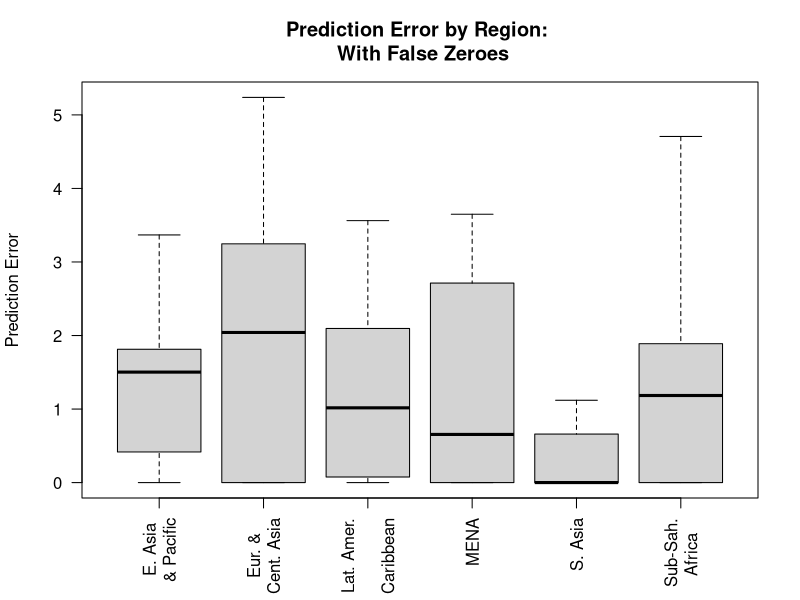
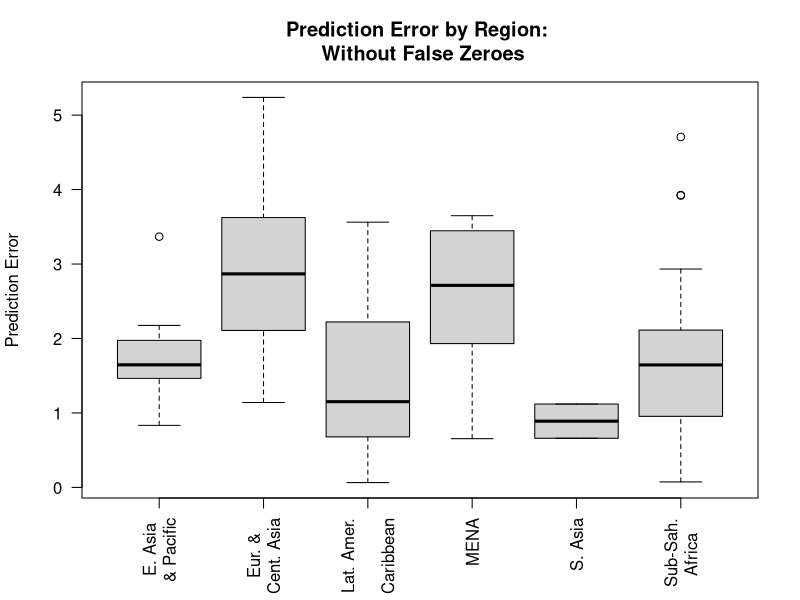
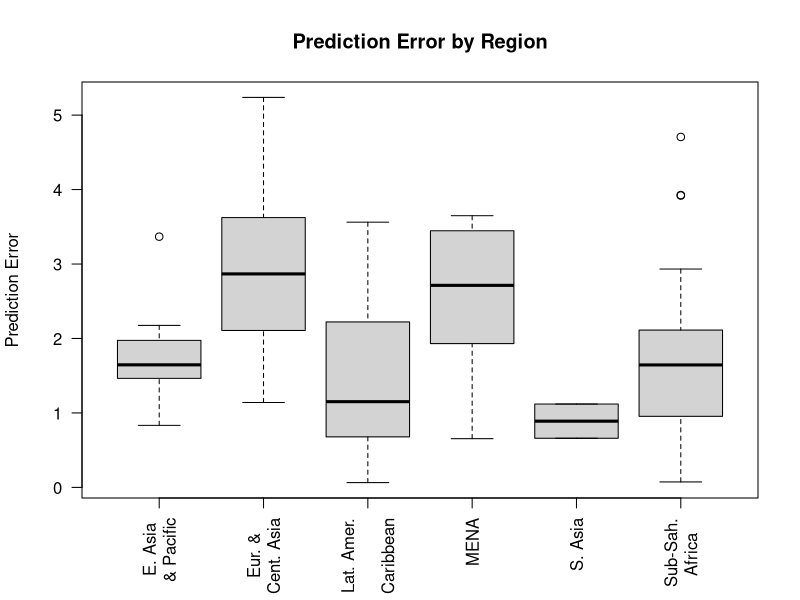
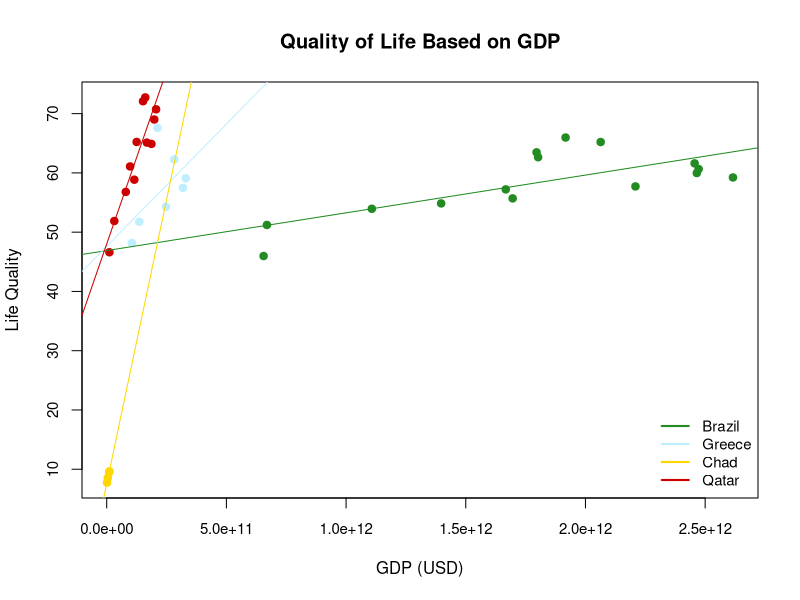
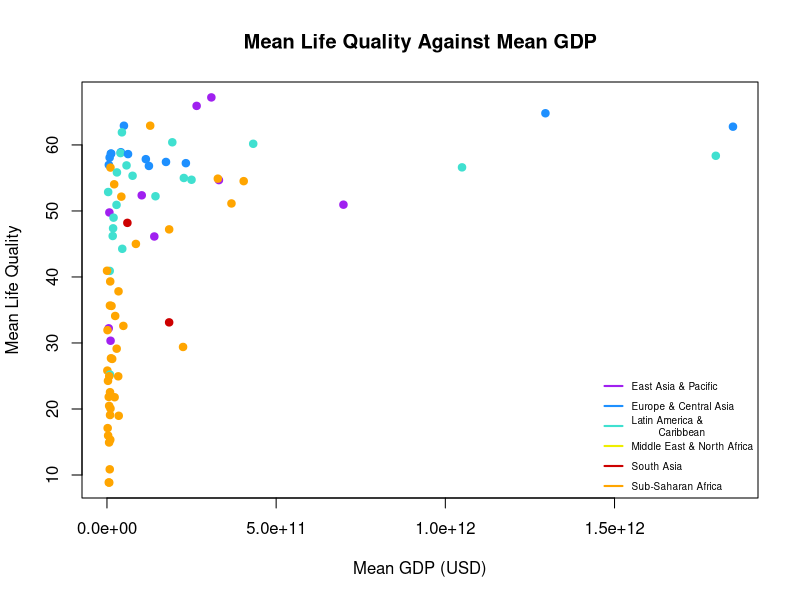
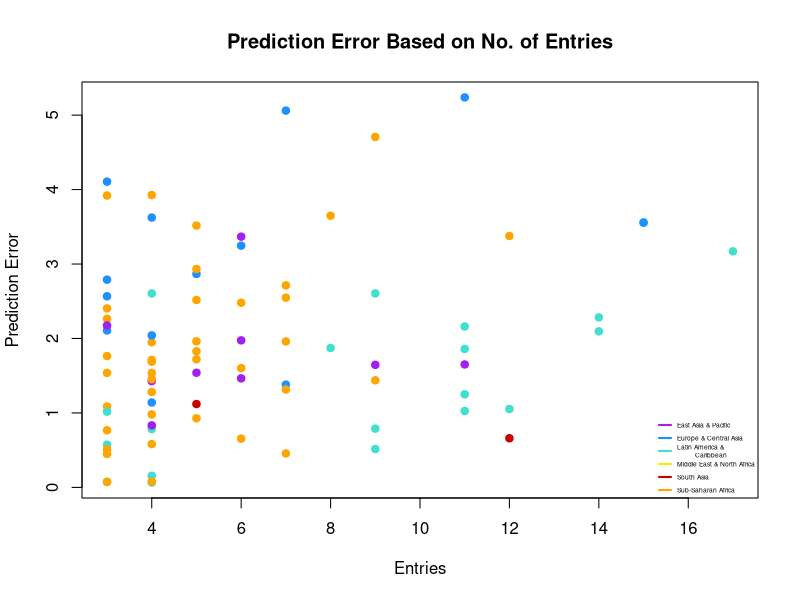
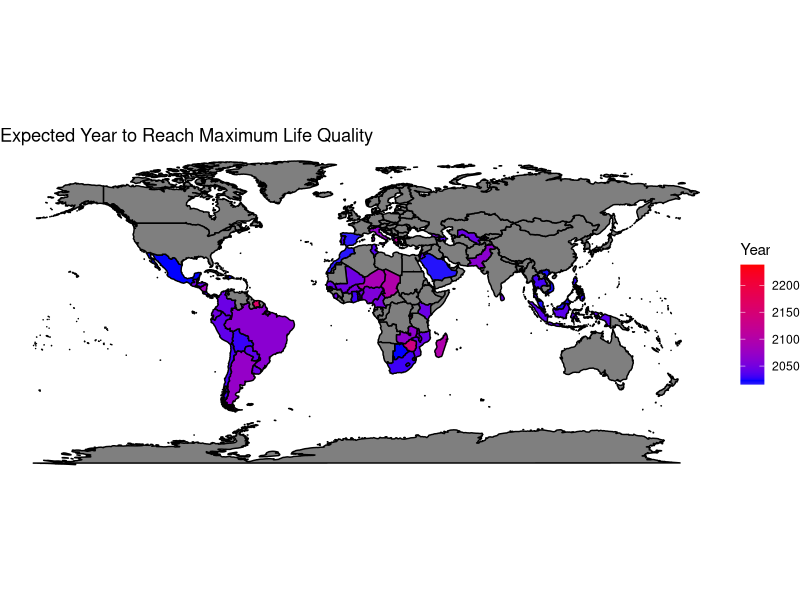

Write R code to recreate these figures, in order.
### R code for final project
### Dropbox containing variable definitions: https://www.dropbox.com/scl/fo/f185czaubsejosyyfhl9e/h?rlkey=qqvg0w0pkl26bzpq86lsbox6b&dl=0


###################################################
### Loading data and setting directory
###################################################
setwd("/Users/justinpuleio/Downloads/Rutgers Files/Data Science Files")
wdidata20 <- read.csv("wdidata20.csv", stringsAsFactors = T)

###################################################
### Testing various variables for entries
###################################################
##test 1
wdidata20.test <- subset(wdidata20, SE.ADT.LITR.ZS >= 0 & SL.TLF.0714.ZS)
nrow(wdidata20.test)

##test 2
wdidata20.test2 <- subset(wdidata20, SE.ADT.LITR.ZS >= 0 & 
                              EG.ELC.ACCS.ZS >= 0 & IT.NET.USER.ZS >= 0)
nrow(wdidata20.test2)

##test 3
wdidata20.test3 <- subset(wdidata20, SE.ADT.LITR.ZS >= 0 & 
                              EG.ELC.ACCS.ZS >= 0 & IT.NET.USER.ZS >= 0 & 
                              SH.DYN.AIDS.ZS >= 0 & NY.GDP.MKTP.CD >= 0)
nrow(wdidata20.test3)

###################################################
### Creating new variables
###################################################
##subset data to only show entries with "complete" information 
#based on variables of study
wdidata20.quality <- subset(wdidata20, SE.ADT.LITR.ZS >= 0 & 
                              EG.ELC.ACCS.ZS >= 0 & IT.NET.USER.ZS >= 0 & 
                               SH.DYN.AIDS.ZS >= 0 & NY.GDP.MKTP.CD >= 0)


##creating inverse of HIV population variable
wdidata20.quality$non.HIV.population <- rep(NA, length(wdidata20.quality$X))

##taking average of four variables to establish "quality of life" model
#done for every entry via loop
wdidata20.quality$life.quality <- rep(NA, length(wdidata20.quality$X))
for (i in 1:length(wdidata20.quality$X)){
  wdidata20.quality$non.HIV.population[i] <- 
    100 - wdidata20.quality$SH.DYN.AIDS.ZS[i]
  wdidata20.quality$life.quality[i] <- (wdidata20.quality$SE.ADT.LITR.ZS[i] + 
                                          wdidata20.quality$SH.DYN.AIDS.ZS[i]
                                         + wdidata20.quality$IT.NET.USER.ZS[i]
                                         + wdidata20.quality$EG.ELC.ACCS.ZS[i]
                                         ) / 4
}

###################################################
### Calculating prediction errors
###################################################
##creating secondary data set to contain one entry per country
list <- subset(wdidata20.quality, select=c(country,region))
countries <- unique(list)

##creating new list of unique countries to ensure appropriate matchmaking 
#between data sets
countryname <- countries$country

##calculating prediction error via RMSE method
#stored in single-entry data set
countries$prediction.error <- rep(NA, length(countries))
for (i in 1:length(countries$country)){
  country <- subset(wdidata20.quality, country == countryname[i])
  fit <- lm(life.quality ~ NY.GDP.MKTP.CD, data = country)
  countries$prediction.error[i] <-sqrt(mean(fit$residuals^2))
}

##observing prediction error data
mean(countries$prediction.error)
range(countries$prediction.error)

###################################################
### Removing countries with two or less entries
###################################################
##observing number of entries per country
listfrequency <- data.frame(table(list$country))

##categorizing countries with two or less entries under "false zero" data set
falsezero <- subset(listfrequency[listfrequency$Freq <= 2,])
countries$false.zero <- rep(NA, length(countries))
countries$false.zero <- ifelse(countries$country %in% falsezero$Var1, 1, 0)

##creating new data frame without "false zero" countries
countries2 <- subset(countries, false.zero != 1)

##observing new prediction error data
mean(countries2$prediction.error)
range(countries2$prediction.error)

###################################################
### Plotting prediction error by region
###################################################
##removing unused data to clean plot
countries <- droplevels(countries)
countries2 <- droplevels(countries2)

##plotting all countries including "false zero" prediction errors
boxplot(prediction.error ~ region, data = countries,
        xlab= "",
        ylab= "Prediction Error",
        main= "Prediction Error by Region: \n With False Zeroes",
        las=2,
        names= c("E. Asia \n & Pacific","Eur. &   \nCent. Asia","Lat. Amer.
                 \nCaribbean", "MENA","S. Asia","Sub-Sah.\n Africa   "))

##plotting countries without "false zero" prediction errors
boxplot(prediction.error ~ region, data = countries2,
        xlab= "",
        ylab= "Prediction Error",
        main= "Prediction Error by Region: \n Without False Zeroes",
        las=2,
        names= c("E. Asia \n & Pacific","Eur. &   \nCent. Asia","Lat. Amer.
                 \nCaribbean", "MENA","S. Asia","Sub-Sah.\n Africa   "))

##removing additional label in title
boxplot(prediction.error ~ region, data = countries2,
        xlab= "",
        ylab= "Prediction Error",
        main= "Prediction Error by Region",
        las=2,
        names= c("E. Asia \n & Pacific","Eur. &   \nCent. Asia","Lat. Amer.
                 \nCaribbean", "MENA","S. Asia","Sub-Sah.\n Africa   "))

###################################################
### Selecting sample countries
###################################################
##observing life quality data
range(wdidata20.quality$life.quality)
mean(wdidata20.quality$life.quality)

##subset data to contain only the four selected countries
selectexamples <- subset(wdidata20.quality, country == "Brazil" | 
                          country == "Greece" | country == "Chad" | country == 
                           "Qatar")

##running linear regressions for each country
brazil <- subset(wdidata20.quality, country == "Brazil")
fit2 <- lm(life.quality ~ NY.GDP.MKTP.CD, data = brazil)
greece <- subset(wdidata20.quality, country == "Greece")
fit3 <- lm(life.quality ~ NY.GDP.MKTP.CD, data = greece)
chad <- subset(wdidata20.quality, country == "Chad")
fit4 <- lm(life.quality ~ NY.GDP.MKTP.CD, data = chad)
qatar <- subset(wdidata20.quality, country == "Qatar")
fit5 <- lm(life.quality ~ NY.GDP.MKTP.CD, data = qatar)

###################################################
### Sample graph
###################################################
##plotting sample countries
plot(selectexamples$NY.GDP.MKTP.CD, selectexamples$life.quality,
     col= ifelse(selectexamples$country == "Brazil", "forestgreen", 
                 ifelse(selectexamples$country == "Greece", "lightblue1", 
                        ifelse(selectexamples$country == "Chad", "gold", 
                               "red3"))),
     ylab= "Life Quality",
     xlab= "GDP (USD)",
     main= "Quality of Life Based on GDP",
     pch= 19,
     cex.axis= .9)

##adding regression models for each country to plot
abline(fit2, col="forestgreen")
abline(fit3, col="lightblue1")
abline(fit4, col="gold")
abline(fit5, col="red3")

##creating a legend
legend("bottomright", col= c("forestgreen", "lightblue1", "gold", "red3"), 
       c("Brazil", "Greece", "Chad", "Qatar"),
       bty= "n",
       lwd= 2,
       cex= .9)

##observing prediction error for each regression model
sqrt(mean(fit2$residuals^2))
sqrt(mean(fit3$residuals^2))
sqrt(mean(fit4$residuals^2))
sqrt(mean(fit5$residuals^2))

###################################################
### Calculating means
###################################################
##creating mean life quality and mean gdp variables per country
countries2$mean.lq <- rep(NA, length(countries2$country))
countries2$mean.gdp <- rep(NA, length(countries2$country))

##creating new list of unique countries to ensure appropriate matchmaking 
#between data sets
countryname2 <- countries2$country
countryname2 <- as.character(countryname2)

##loop which subsets and takes mean of life quality and gdp 
#based on all entries for a particular country
for (i in 1:length(countries2$country)){
  country2 <- subset(wdidata20.quality, country == countryname2[i])
  countries2$mean.lq[i] <- mean(country2$life.quality)
  countries2$mean.gdp[i] <- mean(country2$NY.GDP.MKTP.CD)
}

##observing significance of mean prediction error on mean life quality
mean(countries2$prediction.error) / mean(countries2$mean.lq)

##subset countries based on region
eap <- subset(countries2, region == "East Asia & Pacific")
eca <- subset(countries2, region == "Europe & Central Asia")
lac <- subset(countries2, region == "Latin America & Caribbean")
mena <- subset(countries2, region == "Middle East & North Africa")
sa <- subset(countries2, region == "South Asia")
ssa <- subset(countries2, region == "Sub-Saharan Africa")

##mean prediction error and life quality for East Asia/Pacific
mean(eap$prediction.error)
mean(eap$mean.lq)
mean(eap$prediction.error) / mean(eap$mean.lq)

##mean prediction error and life quality for Europe/Central Asia
mean(eca$prediction.error)
mean(eca$mean.lq)
mean(eca$prediction.error) / mean(eca$mean.lq)

##mean prediction error and life quality for Latin America/Caribbean
mean(lac$prediction.error)
mean(lac$mean.lq)
mean(lac$prediction.error) / mean(lac$mean.lq)

##mean prediction error and life quality for Middle East/North Africa
mean(mena$prediction.error)
mean(mena$mean.lq)
mean(mena$prediction.error) / mean(mena$mean.lq)

##mean prediction error and life quality for South Asia
mean(sa$prediction.error)
mean(sa$mean.lq)
mean(sa$prediction.error) / mean(sa$mean.lq)

##mean prediction error and life quality for Sub-Saharan Africa
mean(ssa$prediction.error)
mean(ssa$mean.lq)
mean(ssa$prediction.error) / mean(ssa$mean.lq)

###################################################
### Graphing means
###################################################
##creating plot of mean gdp and mean life quality
plot(countries2$mean.gdp, countries2$mean.lq,
     col= ifelse(countries2$region == "East Asia & Pacific", "purple",
                 ifelse(countries2$region == "Europe & Central Asia", 
                        "dodgerblue", ifelse(countries2$region == 
                                              "Latin America & Caribbean", 
                                            "turquoise", 
                                            ifelse(countries2$region == 
                                                     "Middle East & North 
                                                   Africa", "yellow2", 
                                                   ifelse(countries2$region == 
                                                            "South Asia", 
                                                          "red3", 
                                                          "orange"))))), 
     xlab= "Mean GDP (USD)",
     ylab= "Mean Life Quality",
     main= "Mean Life Quality Against Mean GDP",
     pch= 19)

##adding a legend
legend("bottomright", 
       col= c("purple", "dodgerblue", "turquoise", "yellow2", "red3", "orange"), 
       c("East Asia & Pacific", "Europe & Central Asia", "Latin America & 
         Caribbean", "Middle East & North Africa", "South Asia", 
         "Sub-Saharan Africa"),
       bty= "n",
       lwd= 2,
       cex= .6)

#observing correlation between variables
cor(countries2$mean.gdp, countries2$mean.lq)

###################################################
### Graphing error based on frequency
###################################################
##merging country frequency data set with "countries2" data set 
countries2$entries <- rep(NA, length(countries2$country))
for (i in 1:length(countries2$country)){
  countries2$entries[i] <- listfrequency$Freq[listfrequency$Var1 == 
                                                countryname2[i]]
}

##creating a plot
plot(countries2$entries, countries2$prediction.error,
     col= ifelse(countries2$region == "East Asia & Pacific", "purple",
                 ifelse(countries2$region == "Europe & Central Asia", 
                        "dodgerblue", ifelse(countries2$region == 
                                               "Latin America & Caribbean", 
                                             "turquoise", 
                                             ifelse(countries2$region == 
                                                      "Middle East & North 
                                                   Africa", "yellow2", 
                                                    ifelse(countries2$region == 
                                                             "South Asia", 
                                                           "red3", 
                                                           "orange"))))), 
     xlab= "Entries",
     ylab= "Prediction Error",
     main= "Prediction Error Based on No. of Entries",
     pch= 19)

##creating a legend
legend("bottomright", 
       col= c("purple", "dodgerblue", "turquoise", "yellow2", "red3", "orange"), 
       c("East Asia & Pacific", "Europe & Central Asia", "Latin America & 
         Caribbean", "Middle East & North Africa", "South Asia", 
         "Sub-Saharan Africa"),
       bty= "n",
       lwd= 2,
       cex= .4)

##observing correlation between variables
cor(countries2$entries, countries2$prediction.error)

###################################################
### Creating predictions with model
###################################################
##creating variable identifying year with most recent gdp entry
countries2$most.recent.year <- rep(NA, length(countries2$country))

##creating variable measuring years to life quality 100
countries2$years.to.100 <- rep(NA, length(countries2$country))

##creating variable identifying expected year to reach quality of life of 100
countries2$expected.100.year <- rep(NA, length(countries2$country))

##loop calculating years for countries to reach quality of life of 100 
#utilizing gdp trends from model
for (i in 1:length(countries2$country)){
  #predicting required gdp for quality of life of 100
  country2 <- subset(wdidata20.quality, country == countryname2[i])
  fit <- lm(NY.GDP.MKTP.CD ~ life.quality, data = country2)
  prediction <- predict(fit, data.frame(life.quality = 100))
  #subset to find mean gdp change over time
  country3 <- subset(wdidata20, country == countryname2[i] & 
                       NY.GDP.MKTP.CD >= 0)
  meangdpchange <- mean(country3$NY.GDP.MKTP.KD.ZG)
  #identify most recent year and its gdp
  recentyear <- subset(country3, year == max(country3$year))
  recentgdp <- recentyear$NY.GDP.MKTP.CD
  #solving for time
  equation1 <- (prediction - recentgdp) / recentgdp
  equation2 <- 1 + (meangdpchange / 100)
  countries2$years.to.100[i] <- ifelse(meangdpchange > 0, log(equation1) / 
                                         log(equation2), NA)
  #calculating expected year to reach 100
  countries2$most.recent.year[i] <- recentyear$year
  countries2$expected.100.year[i] <- ifelse(meangdpchange > 0, recentyear$year 
                                            + countries2$years.to.100[i], NA)
  countries2$expected.100.year[i] <- round(countries2$expected.100.year[i], 
                                           digits = 0)
}

###################################################
### Graphing predictions
###################################################
##loading relevant packages
library(maps)
library(ggplot2)

##adding expected year to worldmap data
worldmap <- map_data("world")
worldmap$expected.100.year <- rep(NA, length(worldmap$order))
for (i in 1:length(worldmap$order)){
  expectedyear <- subset(countries2, country == worldmap$region[i])
  worldmap$expected.100.year[i] <- ifelse(worldmap$region[i] %in% countryname2, 
                                          expectedyear$expected.100.year, NA)
}

##creating the graph
range(countries2$expected.100.year, na.rm = T)
ggplot()+
  geom_polygon(data=worldmap, mapping =aes(x=long, y=lat, group=group,
                                             fill=expected.100.year),
               colour="black")+
  scale_fill_gradient2(name="Year", low="green", mid="blue", high="red",
                       limits= c(2016,2238), midpoint= 2023)+
  ggtitle("Expected Year to Reach Maximum Life Quality")+
  coord_quickmap()+
  theme_void()